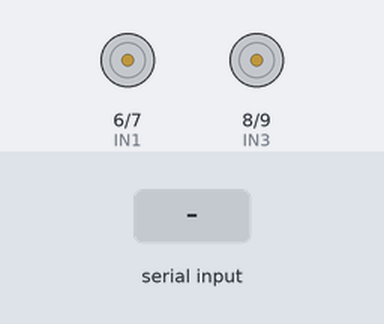
This sketch was run on a simulated Arduino Nano, built with avr-gcc and run on an emulated ATmega328P. On the bench: motor-driver pin pairs drawn as motors (green arrow = first pin HIGH = forward, orange = second pin HIGH = backward, longer = more drive, scaled by the enable pin). The inputs (shaded band) are chosen by the test bench. What the sketch prints to the serial monitor is not drawn.

Above: at 1.2 s.
1.3 s: "F" received over the second serial link
At 2.1 s:
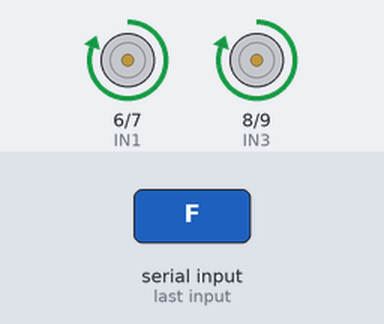
2.8 s: "B" received over the second serial link
At 3.2 s:
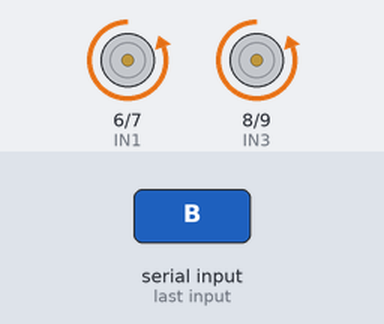
4.3 s: "L" received over the second serial link
At 5.5 s:
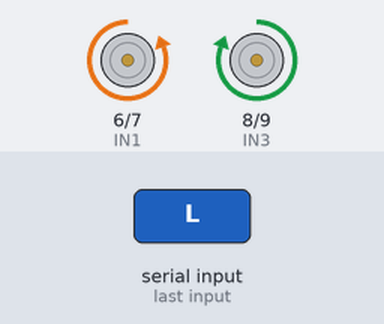
5.8 s: "R" received over the second serial link
At 6.7 s:
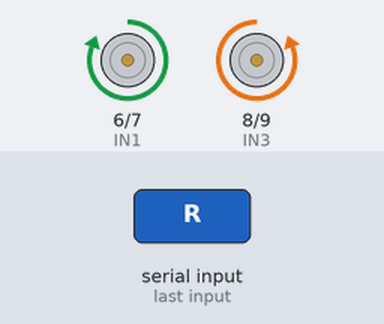
7.3 s: "S" received over the second serial link
At 7.9 s:
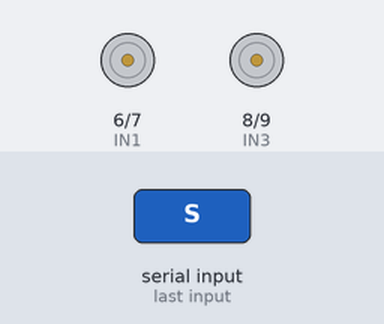
Timing chart, 0 to 9.8 s (numbered marks = the images above; inputs shaded):
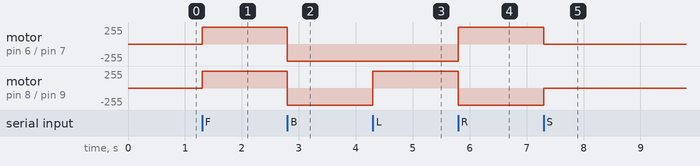

Measured:
- after the input at 1.3 s, motor on pin 6 (IN1) / pin 7 (IN2), motor on pin 8 (IN3) / pin 9 (IN4): stopped → forward 255/255 at once
- after the input at 2.8 s, motor on pin 6 (IN1) / pin 7 (IN2), motor on pin 8 (IN3) / pin 9 (IN4): forward 255/255 → backward 255/255 at once
- after the input at 4.3 s, motor on pin 8 (IN3) / pin 9 (IN4): backward 255/255 → forward 255/255 at once
- after the input at 5.8 s, motor on pin 6 (IN1) / pin 7 (IN2): backward 255/255 → forward 255/255 at once; motor on pin 8 (IN3) / pin 9 (IN4): forward 255/255 → backward 255/255 at once
- after the input at 7.3 s, motor on pin 6 (IN1) / pin 7 (IN2): forward 255/255 → stopped at once; motor on pin 8 (IN3) / pin 9 (IN4): backward 255/255 → stopped at once

The sketch:

offroad_car.ino
```cpp
/*
 * Project: Offroad Bluetooth Car
 * Hardware: Arduino Nano, L298N, HC-05
 * Description: Bluetooth controlled car with Speed/Torque toggling.
 */

#include <SoftwareSerial.h>

// Bluetooth Pins (RX, TX)
SoftwareSerial BTSerial(2, 3);

// Motor Driver Pins (L298N)
// Left Motor
const int ENA = 5;  // PWM Enabled Pin
const int IN1 = 6;
const int IN2 = 7;

// Right Motor
const int IN3 = 8;
const int IN4 = 9;
const int ENB = 10; // PWM Enabled Pin

// Variables
char command;
int motorSpeed = 255; // Default to High Speed

void setup() {
  // Start Serial Communication for Debugging and Bluetooth
  Serial.begin(9600);
  BTSerial.begin(9600);

  // Set Motor Pins as Output
  pinMode(ENA, OUTPUT);
  pinMode(IN1, OUTPUT);
  pinMode(IN2, OUTPUT);
  pinMode(IN3, OUTPUT);
  pinMode(IN4, OUTPUT);
  pinMode(ENB, OUTPUT);

  Serial.println("Offroad Car Initialized");
}

void loop() {
  if (BTSerial.available()) {
    command = BTSerial.read();
    executeCommand(command);
  }
}

void executeCommand(char cmd) {
  switch (cmd) {
    case 'F': moveForward(); break;
    case 'B': moveBackward(); break;
    case 'L': turnLeft(); break;
    case 'R': turnRight(); break;
    case 'S': stopCar(); break;

    // Mode Switching
    case 'X': // High Speed Mode
      motorSpeed = 255;
      Serial.println("Mode: High Speed");
      break;
    case 'x': // High Torque/Crawl Mode
      motorSpeed = 160; // Lower PWM for better control on obstacles
      Serial.println("Mode: High Torque");
      break;
  }
}

// --- Movement Functions ---

void moveForward() {
  analogWrite(ENA, motorSpeed);
  analogWrite(ENB, motorSpeed);
  digitalWrite(IN1, HIGH);
  digitalWrite(IN2, LOW);
  digitalWrite(IN3, HIGH);
  digitalWrite(IN4, LOW);
}

void moveBackward() {
  analogWrite(ENA, motorSpeed);
  analogWrite(ENB, motorSpeed);
  digitalWrite(IN1, LOW);
  digitalWrite(IN2, HIGH);
  digitalWrite(IN3, LOW);
  digitalWrite(IN4, HIGH);
}

void turnLeft() {
  analogWrite(ENA, motorSpeed);
  analogWrite(ENB, motorSpeed);
  digitalWrite(IN1, LOW);
  digitalWrite(IN2, HIGH);
  digitalWrite(IN3, HIGH);
  digitalWrite(IN4, LOW);
}

void turnRight() {
  analogWrite(ENA, motorSpeed);
  analogWrite(ENB, motorSpeed);
  digitalWrite(IN1, HIGH);
  digitalWrite(IN2, LOW);
  digitalWrite(IN3, LOW);
  digitalWrite(IN4, HIGH);
}

void stopCar() {
  digitalWrite(IN1, LOW);
  digitalWrite(IN2, LOW);
  digitalWrite(IN3, LOW);
  digitalWrite(IN4, LOW);
  analogWrite(ENA, 0);
  analogWrite(ENB, 0);
}
```
